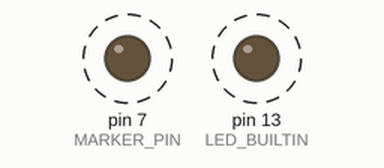
Simulated run of this sketch. Board: Arduino Uno, built with avr-gcc and run on an emulated ATmega328P. Parts: output pins drawn as LEDs (lit = HIGH). Dashed ring = blinking. What the sketch prints to the serial monitor is not drawn.

Above: at 0.2 s.
Timing chart, 0 to 3.0 s (numbered marks = the images above):
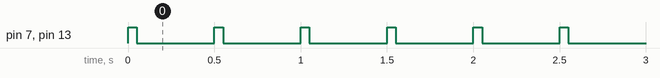

Measured:
- by itself, pin 7 (MARKER_PIN), pin 13 (LED_BUILTIN): alternates HIGH for 0.05 s and LOW for 0.45 s

The sketch:

main.ino
```cpp
// JouleLab example for Arduino Uno R3.
// Pin 7 is HIGH while "work" runs. Wire pin 7 -> NUCLEO A0 (PA0) through a 5 V -> 3.3 V level
// shifter or divider (the NUCLEO input is 3.3 V), GND -> GND, and power the Uno through the INA219.
const int MARKER_PIN = 7;

void work() {
  digitalWrite(MARKER_PIN, HIGH);
  digitalWrite(LED_BUILTIN, HIGH);
  delay(50);
  digitalWrite(LED_BUILTIN, LOW);
  digitalWrite(MARKER_PIN, LOW);
}

void setup() {
  Serial.begin(115200);
  pinMode(MARKER_PIN, OUTPUT);
  pinMode(LED_BUILTIN, OUTPUT);
  Serial.println(F("JouleLab Uno example started"));
}

void loop() {
  work();
  Serial.println(F("work() done"));
  delay(450);
}
```
